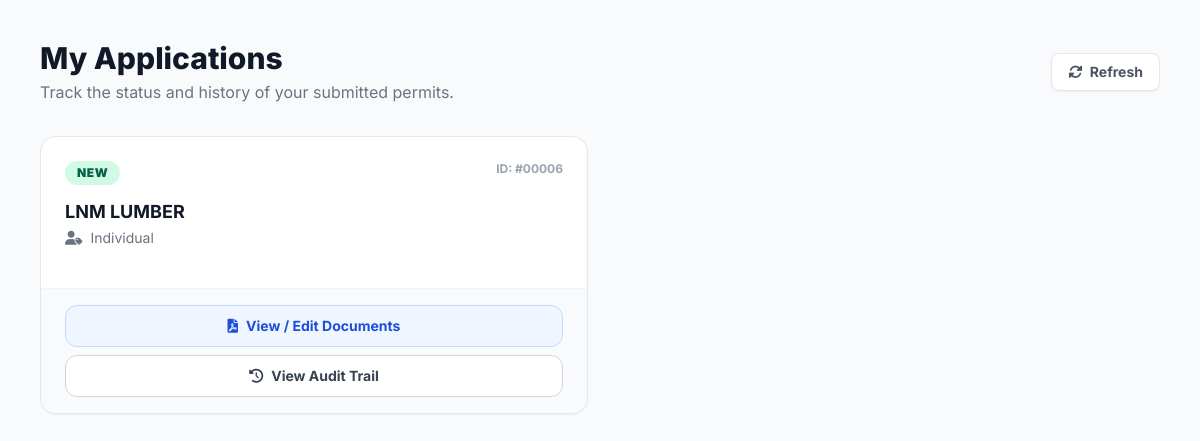
The app's page /my_applications.php (signed in), older data.
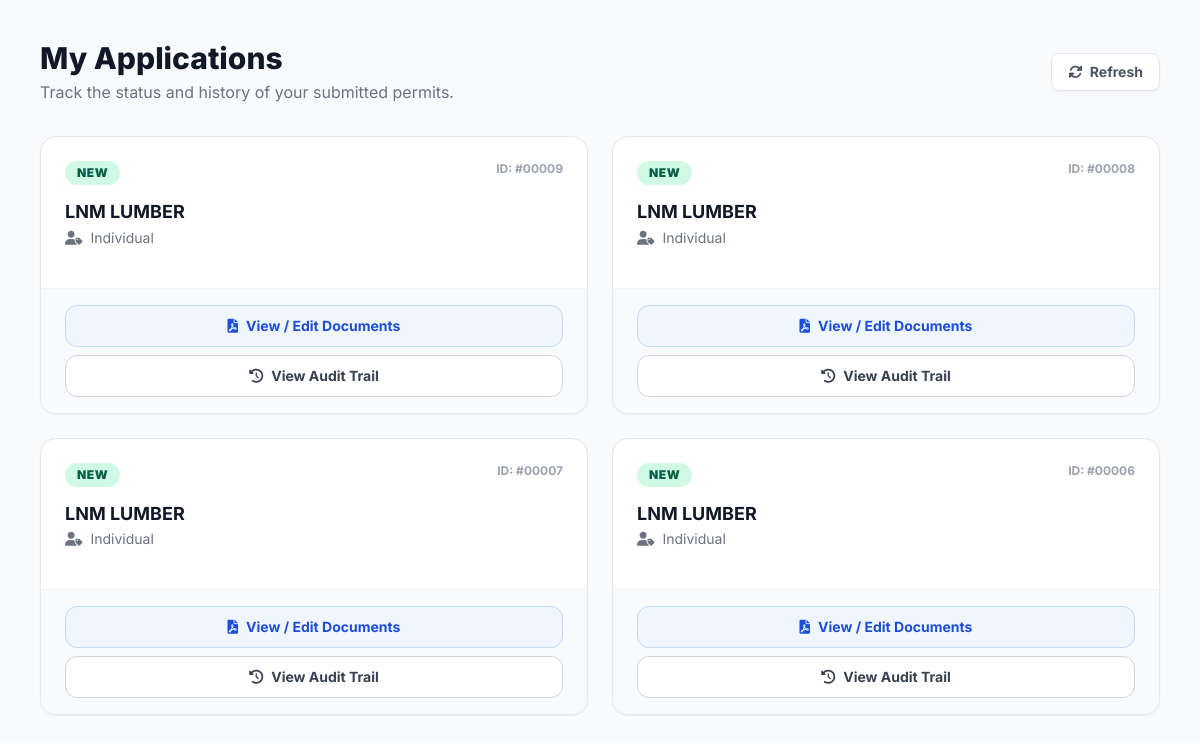
The same page, newer data.
### tables this page shows
CREATE TABLE `permit_applications` (
  `app_id` int(11) NOT NULL,
  `client_id` int(11) NOT NULL,
  `app_type` varchar(50) NOT NULL,
  `applicant_type` varchar(50) NOT NULL,
  `business_name` varchar(255) NOT NULL,
  `tin_number` varchar(50) NOT NULL,
  `reference_number` varchar(100) DEFAULT NULL,
  `province_id` varchar(20) DEFAULT NULL,
  `muncity_id` varchar(20) DEFAULT NULL,
  `brgy_id` varchar(20) DEFAULT NULL,
  `zip_code` varchar(20) DEFAULT NULL,
  `street_address` text DEFAULT NULL,
  `status` varchar(50) DEFAULT 'Pending Review',
  `date_submitted` datetime DEFAULT current_timestamp()
);

### my_applications.php (the view, shortened to what this page needs)
<?php
require_once 'db.php';
$client_id = $_SESSION['client_id'];
$stmt = $pdo->prepare("
    SELECT *, TIMESTAMPDIFF(SECOND, date_submitted, NOW()) as seconds_elapsed
    FROM permit_applications
    WHERE client_id = ?
    ORDER BY app_id DESC
");
$stmt->execute([$client_id]);
$applications = $stmt->fetchAll(PDO::FETCH_ASSOC);
?>
<!DOCTYPE html>
<html lang="en">
<head>
    <script src="https://cdn.tailwindcss.com"></script>
    <link href="https://cdnjs.cloudflare.com/ajax/libs/font-awesome/6.0.0/css/all.min.css" rel="stylesheet">
</head>
<body class="bg-slate-50 min-h-screen p-6 lg:p-10 relative">
    <div class="mb-8 flex justify-between items-center">
        <div>
            <h2 class="text-3xl font-extrabold text-gray-900">My Applications</h2>
            <p class="text-gray-500 mt-1">Track the status and history of your submitted permits.</p>
        </div>
        <button onclick="window.location.reload();" class="bg-white border border-gray-200 text-gray-600 px-4 py-2 rounded-lg text-sm font-bold hover:bg-gray-50 transition shadow-sm">
            <i class="fas fa-sync-alt mr-1"></i> Refresh
        </button>
    </div>
    <?php if (empty($applications)): ?>
        <div class="bg-white rounded-2xl shadow-sm border border-gray-100 p-10 text-center">
            <div class="inline-flex items-center justify-center w-16 h-16 rounded-full bg-gray-100 text-gray-400 mb-4">
                <i class="fas fa-folder-open text-2xl"></i>
            </div>
            <h4 class="text-gray-900 font-bold mb-1">No applications found</h4>
            <p class="text-gray-500 text-sm max-w-sm mx-auto">You haven't submitted any applications yet.</p>
        </div>
    <?php else: ?>
        <div class="grid grid-cols-1 md:grid-cols-2 xl:grid-cols-3 gap-6">
            <?php foreach ($applications as $app):
            ?>
                <div class="bg-white rounded-2xl shadow-sm border border-gray-200 overflow-hidden flex flex-col hover:border-emerald-300 transition-colors">
                    <div class="p-6 flex-1">
                        <div class="flex justify-between items-start mb-4">
                            <span class="px-3 py-1 rounded-full text-xs font-black uppercase tracking-wider bg-emerald-100 text-emerald-800">
                                <?= htmlspecialchars($app['app_type']) ?>
                            </span>
                            <span class="text-xs font-bold text-gray-400">
                                ID: #<?= str_pad($app['app_id'], 5, '0', STR_PAD_LEFT) ?>
                            </span>
                        </div>
                        <h3 class="text-lg font-bold text-gray-900 leading-tight mb-1"><?= htmlspecialchars($app['business_name']) ?></h3>
                        <p class="text-sm text-gray-500 mb-4"><i class="fas fa-user-tag mr-1"></i> <?= htmlspecialchars($app['applicant_type']) ?></p>
                    </div>
                    <div class="bg-slate-50 px-6 py-4 border-t border-gray-100 mt-auto">
                        <button onclick="openDocsModal(<?= $app['app_id'] ?>)" class="w-full bg-blue-50 border border-blue-200 text-blue-700 px-4 py-2.5 rounded-xl text-sm font-bold hover:bg-blue-100 transition flex items-center justify-center gap-2 mb-2">
                            <i class="fas fa-file-pdf"></i> View / Edit Documents
                        </button>
                        <button onclick="openAuditTrail(<?= $app['app_id'] ?>)" class="w-full bg-white border border-gray-300 text-gray-700 px-4 py-2.5 rounded-xl text-sm font-bold hover:bg-emerald-50 hover:text-emerald-700 hover:border-emerald-300 transition flex items-center justify-center gap-2">
                            <i class="fas fa-history"></i> View Audit Trail
                        </button>
                    </div>
                </div>
            <?php endforeach; ?>
        </div>
    <?php endif; ?>
</body>
</html>

### my_applications.php (style rules this page uses)
body { font-family: 'Inter', sans-serif; }

Row changes from the older to the newer data that the page shows:
added permit_applications: app_type "NEW", app_id "00009", business_name "LNM LUMBER", applicant_type "Individual"
added permit_applications: app_type "NEW", app_id "00008", business_name "LNM LUMBER", applicant_type "Individual"
added permit_applications: app_type "NEW", app_id "00007", business_name "LNM LUMBER", applicant_type "Individual"
